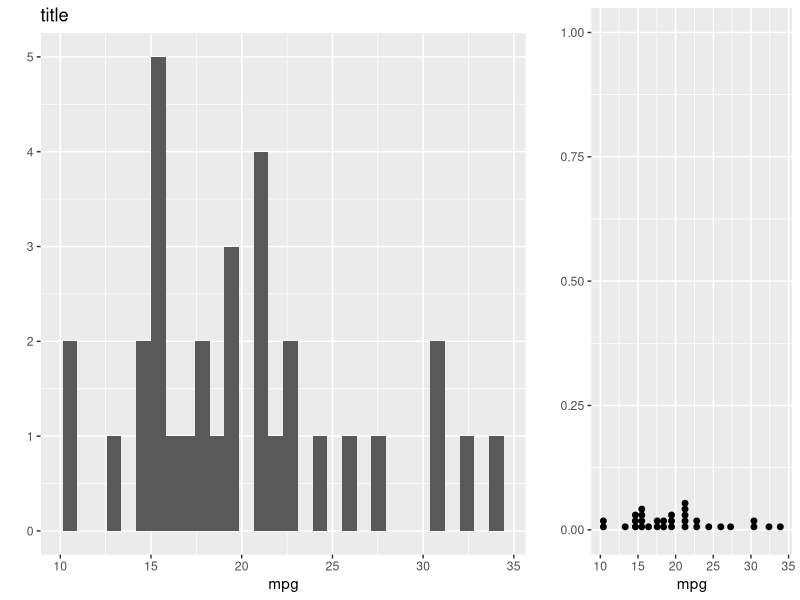
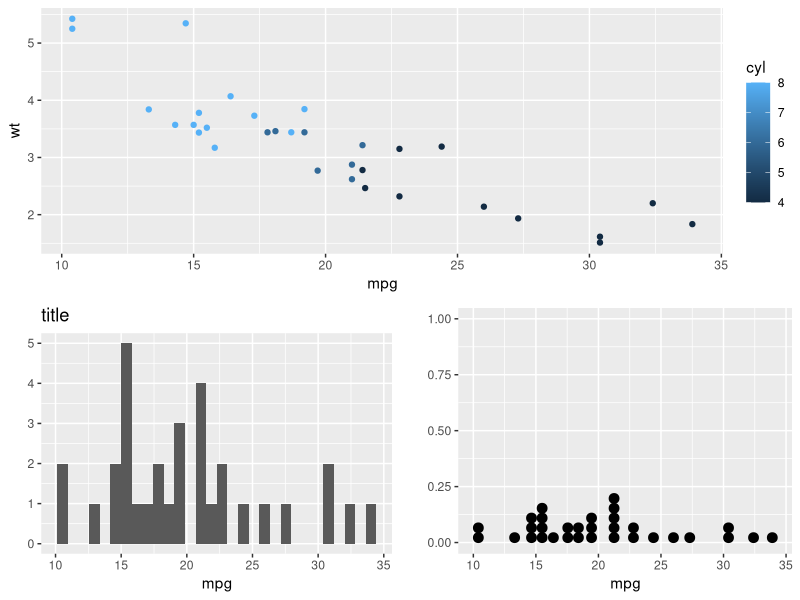

Write the R code that produced these figures, in order.
## ---- chunk 1
library(ggplot2)
library(gridExtra)
library(gtable)

p1 <- qplot(mpg, wt, data = mtcars, colour = cyl)
p2 <- qplot(mpg, data = mtcars) + ggtitle("title")
p3 <- qplot(mpg, data = mtcars, geom = "dotplot")
p4 <-
  p1 + facet_wrap( ~ carb, nrow = 1) + theme(legend.position = "none") +
  ggtitle("facetted plot")


ggpubr::ggarrange(p2, p3, ncol=2,nrow=1, widths = c(2,1)) # First column twice as wide as second

## ---- chunk 2
gridExtra::grid.arrange(p2,p3,p1, layout_matrix = rbind(c(3,3),
      c(1,2)))
